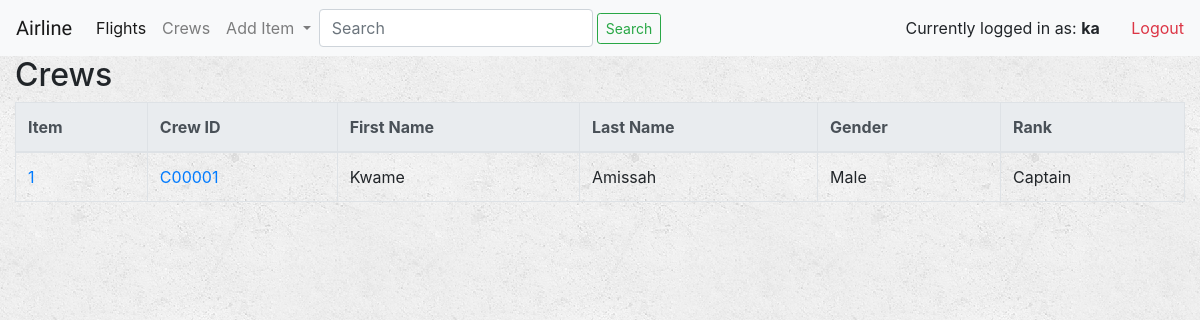
Screenshot of /crewlist/ (signed in) with the database file from the repository.
### flights/models.py (models this page shows, shortened)
class Crew(models.Model):
    crewID = models.CharField(max_length=64)
    photo = models.FileField()
    firstName = models.CharField(max_length=64)
    lastName = models.CharField(max_length=64)
    gender = models.CharField(max_length=64)
    weight = models.CharField(max_length=64, null=True, blank=True)
    unit = models.ForeignKey(Unit, on_delete=models.CASCADE, related_name="crewunit")
    rank = models.ForeignKey(Rank, on_delete=models.CASCADE, related_name="crewrank")
    email = models.EmailField(null=True, blank=True)
    phone = models.CharField(max_length=64, null=True, blank=True)
    country = models.CharField(max_length=65, null=True, blank=True)
    contactPerson = models.CharField(max_length=64)
    contactPhone = models.CharField(max_length=64)
    flights = models.ManyToManyField(Flight, related_name="crews")
    isLaggage = models.BooleanField()
    laggagePieces = models.CharField(max_length=64, null=True, blank=True)
    laggageTotalWeight = models.CharField(max_length=64, null=True, blank=True)
    remarks = models.TextField(null=True, blank=True)
    timeCreated = models.DateTimeField(auto_now_add=True)
    timeUpdated = models.DateTimeField(auto_now=True)

class Rank(models.Model):
    name = models.CharField(max_length=64)
    timeCreated = models.DateTimeField(auto_now_add=True)
    timeUpdated = models.DateTimeField(auto_now=True)
    def __str__(self):
        return f"{self.name}"

### flights/views.py (the view)
# urls.py: path('crewlist/', views.CrewListView.as_view(), name='crewList'),
class CrewListView(LoginRequiredMixin, ListView):
    template_name = 'flights/crew_list.html'
    context_object_name = 'crews'
    def get_queryset(self):
        return Crew.objects.all()

### flights/templates/flights/crew_list.html (shortened to what this page needs)
{% extends "flights/base.html" %}
{% block body %}
<div id="" class="container-fluid">
	<div class="table-responsive-sm">
		<h2>Crews</h2>
	    <table class="table table-bordered">
			<thead class="thead-light">
				<tr>
					<th>Item</th>
					<th>Crew ID</th>
					<th>First Name</th>
					<th>Last Name</th>
					<th>Gender</th>
					<th>Rank</th>
				</tr>
			</thead>
			<tbody>
				{% for crew in crews %}
					<tr>
						<td><a href="{% url 'flights:crewDetail' crew.id %}"> {{ crew.id }}</a></td>
						<td><a href="{% url 'flights:crewDetail' crew.id %}">{{ crew.crewID }}</a></td>
						<td>{{ crew.firstName }}</td>
						<td>{{ crew.lastName }}</td>
						<td>{{ crew.gender }}</td>
						<td>{{ crew.rank }}</td>
					</tr>
				{% endfor %}
			</tbody>
		</table>
	</div>
</div>
{% endblock %}

### flights/templates/flights/base.html (shortened to what this page needs)
<!DOCTYPE html>
<html lang="en">
<head>
    {% load staticfiles %}
    <link rel="stylesheet" type="text/css" href="{% static 'flights/css/style.css' %}"/>
    <link rel="stylesheet" href="https://maxcdn.bootstrapcdn.com/bootstrap/4.3.1/css/bootstrap.min.css">
</head>
<body>
    <nav class="navbar navbar-expand-lg navbar-light bg-light">
        <div class="navbar-header">
            <a class="navbar-brand" href="{% url 'flights:index' %}">Airline</a>
        </div>
        <div class="collapse navbar-collapse" id="navbarSupportedContent">
            <ul class="nav navbar-nav">
                <li class="nav-item ">
                    <a class="nav-link active" href="{% url 'flights:flightList' %}">Flights<span class="sr-only">(current)</span></a>
                </li>
                <li class="nav-item">
                    <a class="nav-link" href="{% url 'flights:crewList' %}">Crews</a>
                </li>
                <li class="nav-item dropdown">
                    <a class="nav-link dropdown-toggle glyphicon-plus" href="#" id="navbarDropdownMenuLink" role="button" data-toggle="dropdown" aria-haspopup="true" aria-expanded="false">
                    Add Item
                    </a>
                </li>
            </ul>
            <form class="form-inline my-2 my-lg-0" action="">
                <input class="form-control mr-sm-1" type="search" name='q' placeholder="Search" aria-label="Search">
                <button class="btn btn-outline-success btn-sm" type="submit">Search</button>
            </form>
        </div>
        <div>
            <ul class="nav justify-content-end">
                <li class="nav-item">
                    Currently logged in as:
                    <strong>{{ user.username }}</strong>
                </li>
                <li class="nav-item">
                    <a href="{% url 'flights:logoutUser' %}">
                        &nbsp; &nbsp; &nbsp; &nbsp;<span class="text-danger">Logout</span>
                    </a>
                </li>
            </ul>
        </div>
    </nav>
{% block body %}{% endblock %}
</body>
</html>

### flights/static/flights/css/style.css (style rules this page uses)
body { background: white url("/../images/background.png"); }
.navbar { border-radius: 0; }
.navbar-brand { font-family: 'Satisfy', cursive; }
nav ul li { display: inline-block; }
nav li a { text-decoration: none; }
table { border-collapse: collapse }
table caption,tr,th,td { border: 1px solid #3498db; padding: 0; }
caption,thead th,tfoot th { background-color: #f0f0f0; //#D6EAF8 #D4E6F1 #e9f9ac }

### rows the page displays
Crew: id "1", crewID "C00001", firstName "Kwame", lastName "Amissah", gender "Male", rank "Captain"

### other values shown
{{ user.username }} "ka"
